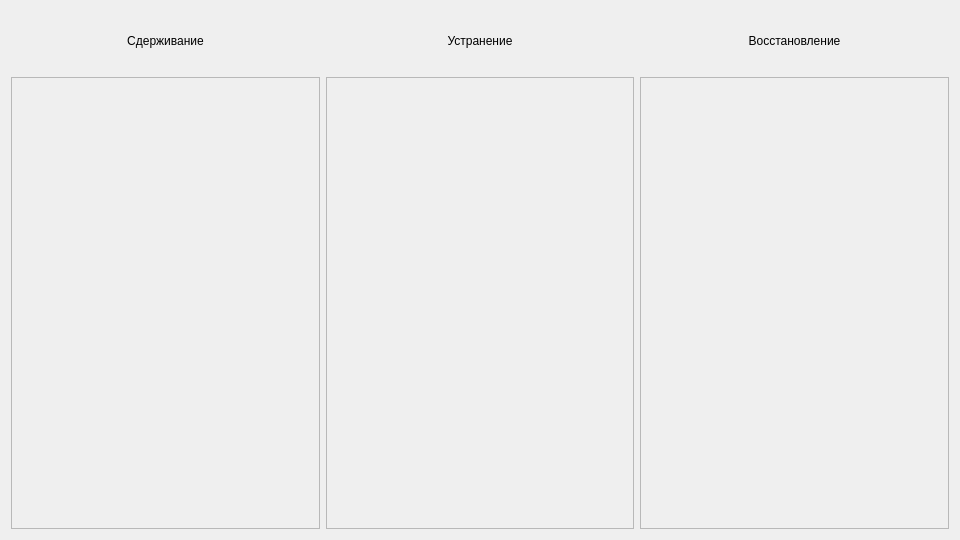
<?xml version="1.0" encoding="UTF-8"?>
<ui version="4.0">
 <class>RecommendationsWidget</class>
 <widget class="QWidget" name="RecommendationsWidget">
  <property name="geometry">
   <rect>
    <x>0</x>
    <y>0</y>
    <width>960</width>
    <height>540</height>
   </rect>
  </property>
  <property name="windowTitle">
   <string>Form</string>
  </property>
  <layout class="QHBoxLayout" name="horizontalLayout">
   <item>
    <layout class="QVBoxLayout" name="verticalLayout_containment">
     <item>
      <widget class="QLabel" name="label_containment">
       <property name="minimumSize">
        <size>
         <width>0</width>
         <height>60</height>
        </size>
       </property>
       <property name="text">
        <string>Сдерживание</string>
       </property>
       <property name="alignment">
        <set>Qt::AlignCenter</set>
       </property>
      </widget>
     </item>
     <item>
      <widget class="QScrollArea" name="scrollArea_containment">
       <property name="widgetResizable">
        <bool>true</bool>
       </property>
       <widget class="QWidget" name="scrollAreaWidgetContents_containment">
        <property name="geometry">
         <rect>
          <x>0</x>
          <y>0</y>
          <width>306</width>
          <height>452</height>
         </rect>
        </property>
       </widget>
      </widget>
     </item>
    </layout>
   </item>
   <item>
    <layout class="QVBoxLayout" name="verticalLayout_fixes">
     <item>
      <widget class="QLabel" name="label_fixes">
       <property name="minimumSize">
        <size>
         <width>0</width>
         <height>60</height>
        </size>
       </property>
       <property name="text">
        <string>Устранение</string>
       </property>
       <property name="alignment">
        <set>Qt::AlignCenter</set>
       </property>
      </widget>
     </item>
     <item>
      <widget class="QScrollArea" name="scrollArea_fixes">
       <property name="widgetResizable">
        <bool>true</bool>
       </property>
       <widget class="QWidget" name="scrollAreaWidgetContents_fixes">
        <property name="geometry">
         <rect>
          <x>0</x>
          <y>0</y>
          <width>306</width>
          <height>452</height>
         </rect>
        </property>
       </widget>
      </widget>
     </item>
    </layout>
   </item>
   <item>
    <layout class="QVBoxLayout" name="verticalLayout_restore">
     <item>
      <widget class="QLabel" name="label_restore">
       <property name="minimumSize">
        <size>
         <width>0</width>
         <height>60</height>
        </size>
       </property>
       <property name="text">
        <string>Восстановление</string>
       </property>
       <property name="alignment">
        <set>Qt::AlignCenter</set>
       </property>
      </widget>
     </item>
     <item>
      <widget class="QScrollArea" name="scrollArea_restore">
       <property name="widgetResizable">
        <bool>true</bool>
       </property>
       <widget class="QWidget" name="scrollAreaWidgetContents_restore">
        <property name="geometry">
         <rect>
          <x>0</x>
          <y>0</y>
          <width>306</width>
          <height>452</height>
         </rect>
        </property>
       </widget>
      </widget>
     </item>
    </layout>
   </item>
  </layout>
 </widget>
 <resources/>
 <connections/>
</ui>
